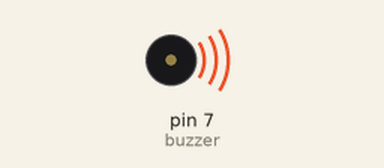
Recording of a sketch running on a simulated Arduino Uno, built with avr-gcc and run on an emulated ATmega328P. On the bench: buzzer (waves = sounding, pin HIGH).

Above: at 0.1 s.
Timing chart, 0 to 1.6 s (numbered marks = the images above):
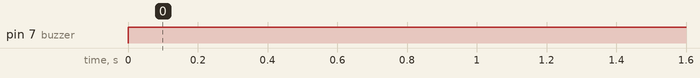

Measured:
- by itself, pin 7 (buzzer): LOW → HIGH at 0.00 s

The sketch:

007.ActiveBuzzer.ino
```cpp
int buzzer = 7;

void setup()
{
  pinMode(buzzer, OUTPUT);
}

void loop()
{
  digitalWrite(buzzer, HIGH);
}
```
